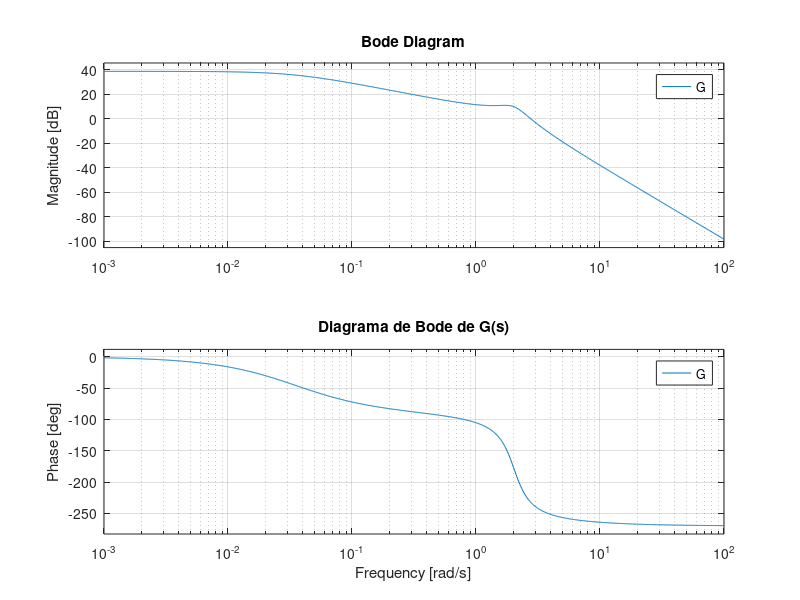
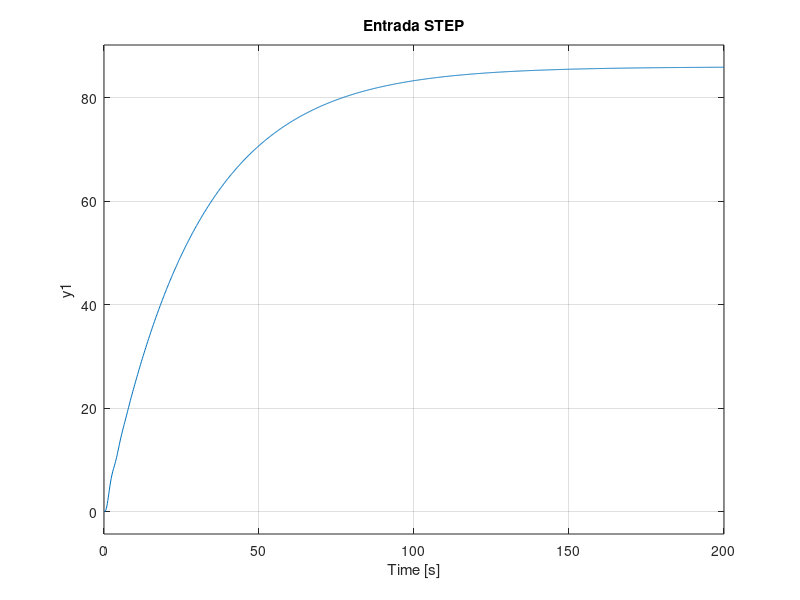

Source code (MATLAB) for these figures, in order:
clc
den = [7 7 29 1];
num = 86;
G= tf(num,den)

omega = 29;
s = 1j * omega;
Gjw = num / polyval(den, s);
magnitude = abs(Gjw);
phase_deg = angle(Gjw) * (180/pi);
fprintf('Magnitud en ω = %.2f rad/s: %.6f\n', omega, magnitude);
fprintf('Fase en ω = %.2f rad/s: %.2f grados\n', omega, phase_deg);

figure;bode(G);
grid on;
title('Diagrama de Bode de G(s)');

figure;step(G)
grid on;
title('Entrada STEP');
